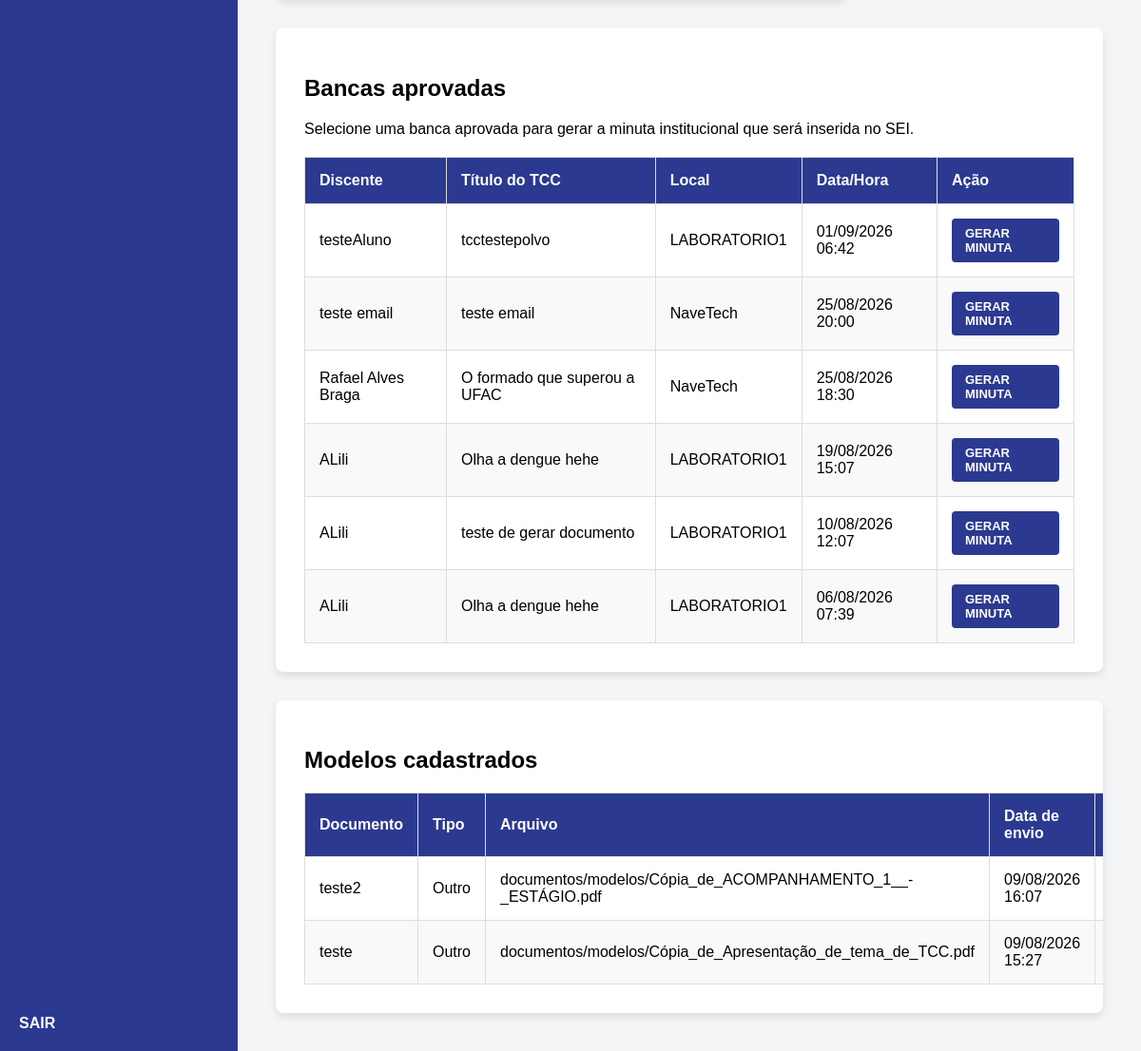
/documentos/ (signed in, lower part), run on an earlier commit of the app's database.
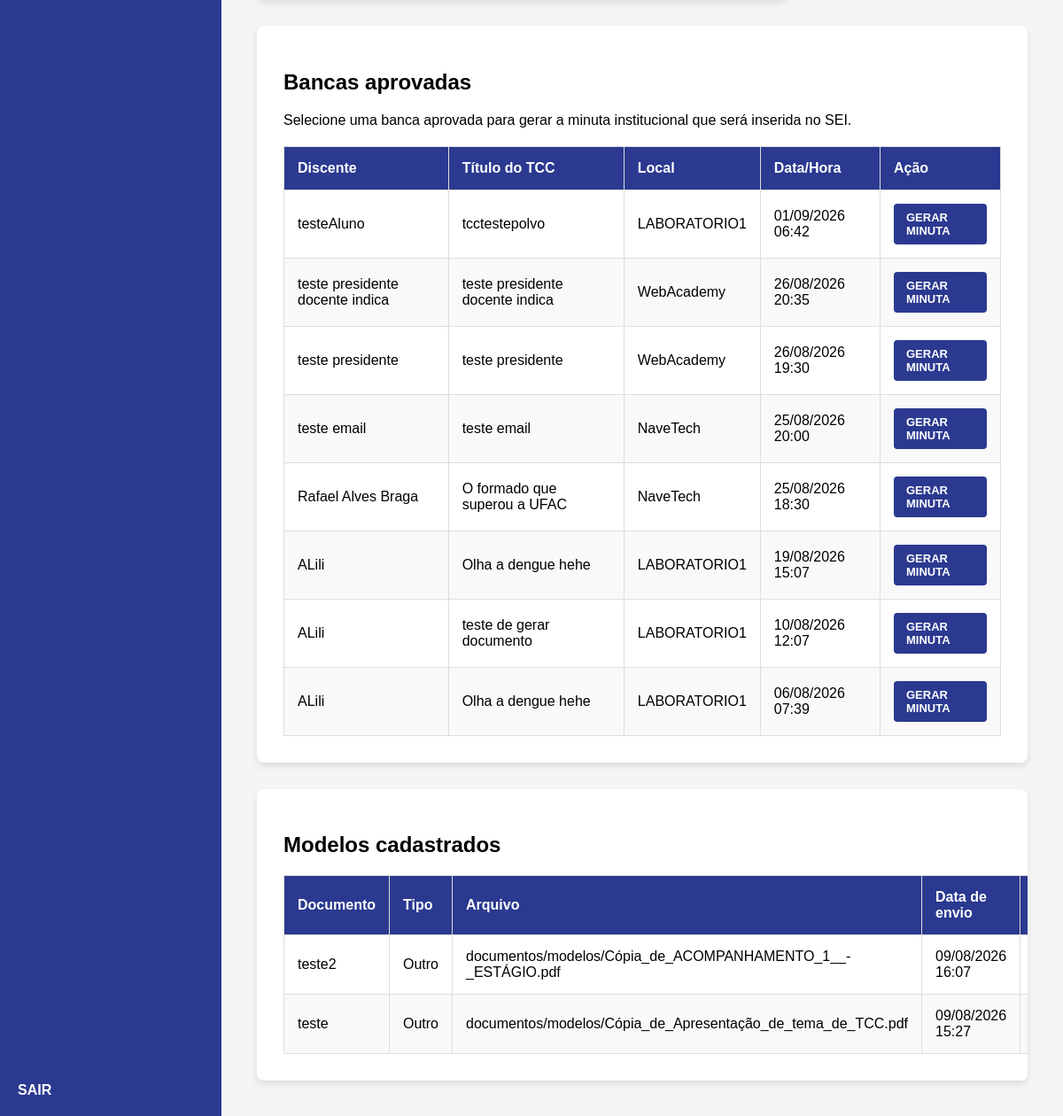
And on a later commit of the database.
### bancasapp/models.py (models this page shows, shortened)
class SolicitacaoAgendamento(models.Model):
    STATUS_SOLICITACAO = (
        ('EM_ANÁLISE', 'Em Análise'),
        ('APROVADA', 'Aprovada'),
        ('RECUSADA', 'Recusada'),
        ('EXPIRADA', 'Expirada'),
    )
    usuario_solicitante = models.ForeignKey(
        pUsuario,
        on_delete=models.CASCADE,
        related_name='solicitacoes_enviadas'
    )
    projeto_tcc = models.ForeignKey(
        ProjetoTCC,
        on_delete=models.CASCADE
    )
    espaco = models.ForeignKey(
        EspacoFisico,
        on_delete=models.PROTECT
    )
    opcao_data_inicio = models.DateTimeField()
    opcao_data_fim = models.DateTimeField()
    arquivo_tcc = models.FileField(
        upload_to='tcc/solicitacoes/%Y/%m/',
        validators=[
            FileExtensionValidator(
                allowed_extensions=['pdf']
            )
        ],
        blank=True,
        verbose_name='Arquivo do TCC'
    )
    status = models.CharField(
        max_length=15,
        choices=STATUS_SOLICITACAO,
        default='EM_ANÁLISE'
    )
    data_solicitacao = models.DateTimeField(
        default=timezone.now,
        editable=False
    )
    data_decisao = models.DateTimeField(
        null=True,
        blank=True,
        editable=False
    )
    decidida_por = models.ForeignKey(
        User,
        on_delete=models.SET_NULL,
        null=True,
        blank=True,
        related_name='solicitacoes_decididas',
        editable=False
    )
    motivo_decisao = models.TextField(
        blank=True
    )

class ProjetoTCC(models.Model):
    STATUS_TIPO = (
        ('EM_ANÁLISE', 'Em Análise'),
        ('APROVADO', 'Aprovado'),
        ('RECUSADA', 'Recusada'),
    )
    titulo = models.CharField(max_length=255)
    resumo = models.TextField()
    semestre_letivo = models.CharField(max_length=6)
    discente = models.ForeignKey(Discente, on_delete=models.CASCADE)
    status = models.CharField(max_length=15, choices=STATUS_TIPO, default='EM_ANÁLISE')

class Discente(models.Model):
    nome = models.CharField(max_length=255)
    matricula = models.CharField(max_length=11, unique=True)

class EspacoFisico(models.Model):
    nome = models.CharField(
        max_length=255
    )
    ativo = models.BooleanField(
        default=True
    )
    class Meta:
        ordering = ['nome']
        verbose_name = 'Espaço físico'
        verbose_name_plural = 'Espaços físicos'

class ModeloDocumento(models.Model):
    TIPOS_DOCUMENTO = (
        ('ATA_DEFESA', 'Ata de Defesa'),
        ('FICHA_AVALIACAO', 'Ficha de Avaliação'),
        ('OUTRO', 'Outro'),
    )
    nome = models.CharField(max_length=150)
    tipo = models.CharField(
        max_length=30,
        choices=TIPOS_DOCUMENTO
    )
    arquivo = models.FileField(
        upload_to='documentos/modelos/',
        validators=[
            FileExtensionValidator(
                allowed_extensions=['pdf', 'doc', 'docx', 'odt']
            )
        ]
    )
    enviado_por = models.ForeignKey(
        User,
        on_delete=models.SET_NULL,
        null=True,
        blank=True
    )
    data_upload = models.DateTimeField(auto_now_add=True)

### bancasapp/views.py (the view, shortened to what this page needs)
@usuario_interno_required
def documentos(request):
    eh_coordenacao = usuario_e_coordenacao(
        request.user or
        pUsuario.objects.filter(
            usuario=request.user,
            perfil='COORDENACAO'
        ).exists()
    )
    if request.method == 'POST':
        if not eh_coordenacao:
            messages.error(
                request,
                'Apenas a coordenação pode enviar documentos.'
            )
            return redirect('documentos')
        form = ModeloDocumentoForm(
            request.POST,
            request.FILES
        )
        if form.is_valid():
            modelo = form.save(commit=False)
            modelo.enviado_por = request.user
            modelo.save()
            messages.success(
                request,
                'Modelo de documento enviado com sucesso.'
            )
            return redirect('documentos')
    else:
        form = ModeloDocumentoForm()
    modelos = ModeloDocumento.objects.all().order_by('-data_upload')
    consulta_solicitacoes = (
    SolicitacaoAgendamento.objects
    .select_related(
        'projeto_tcc',
        'projeto_tcc__discente',
        'espaco',
        'usuario_solicitante',
        'usuario_solicitante__usuario',
    )
    .filter(
        status='APROVADA'
    )
)
    solicitacoes_aprovadas = (
        consulta_solicitacoes.order_by(
            '-opcao_data_inicio'
        )
    )
    contexto = {
        'form': form,
        'modelos': modelos,
        'eh_coordenacao': eh_coordenacao,
        'solicitacoes_aprovadas': solicitacoes_aprovadas,
    }
    return render(
        request,
        'documentos.html',
        contexto
    )

### bancasapp/permissions.py (called while the page is built, shortened)
def usuario_e_coordenacao(user):
    if not user.is_authenticated or not user.is_active:
        return False
    if user.is_superuser:
        return True
    return pUsuario.objects.filter(
        usuario=user,
        perfil='COORDENACAO'
    ).exists()

def usuario_interno_required(view_func):
    @login_required(login_url='login')
    @wraps(view_func)
    def wrapper(request, *args, **kwargs):
        usuario_permitido = (
            usuario_e_coordenacao(request.user)
            or usuario_e_docente(request.user)
        )
        if usuario_permitido:
            return view_func(
                request,
                *args,
                **kwargs
            )
    return wrapper

### templates/documentos.html (shortened to what this page needs)
{% extends 'base.html' %}
{% block content %}
<div class="table-container" style="margin-top: 30px;">
    <h2>Bancas aprovadas</h2>
    <p>
        Selecione uma banca aprovada para gerar
        a minuta institucional que será inserida no SEI.
    </p>
    {% if solicitacoes_aprovadas %}
        <table>
            <thead>
                <tr>
                    <th>Discente</th>
                    <th>Título do TCC</th>
                    <th>Local</th>
                    <th>Data/Hora</th>
                    <th>Ação</th>
                </tr>
            </thead>
            <tbody>
                {% for solicitacao in solicitacoes_aprovadas %}
                    <tr>
                        <td>
                            {{ solicitacao.projeto_tcc.discente.nome }}
                        </td>
                        <td>
                            {{ solicitacao.projeto_tcc.titulo }}
                        </td>
                        <td>
                            {{ solicitacao.espaco.nome }}
                        </td>
                        <td>
                            {{ solicitacao.opcao_data_inicio|date:"d/m/Y H:i" }}
                        </td>
                        <td>
                            <a
                                href="{% url 'gerar_pdf_banca' solicitacao.id %}"
                                class="btn-download"
                            >
                                GERAR MINUTA
                            </a>
                        </td>
                    </tr>
                {% endfor %}
            </tbody>
        </table>
    {% else %}
        <p>
            Nenhuma banca aprovada disponível.
        </p>
    {% endif %}
</div>
<div class="table-container" style="margin-top: 30px;">
    <h2>Modelos cadastrados</h2>
    {% if modelos %}
        <table>
            <thead>
                <tr>
                    <th>Documento</th>
                    <th>Tipo</th>
                    <th>Arquivo</th>
                    <th>Data de envio</th>
                    <th>Ação</th>
                </tr>
            </thead>
            <tbody>
                {% for modelo in modelos %}
                    <tr>
                        <td>
                            {{ modelo.nome }}
                        </td>
                        <td>
                            {{ modelo.get_tipo_display }}
                        </td>
                        <td>
                            {{ modelo.arquivo.name }}
                        </td>
                        <td>
                            {{ modelo.data_upload|date:"d/m/Y H:i" }}
                        </td>
                        <td>
                        </td>
                    </tr>
                {% endfor %}
            </tbody>
        </table>
    {% else %}
        <p>
            Nenhum modelo de documento foi cadastrado.
        </p>
    {% endif %}
</div>
{% endblock %}

What changed in the data, as far as the page shows it:
added SolicitacaoAgendamento: projeto_tcc.discente.nome "teste presidente docente indica", projeto_tcc.titulo "teste presidente docente indica", espaco.nome "WebAcademy", opcao_data_inicio "26/08/2026 20:35"
added SolicitacaoAgendamento: projeto_tcc.discente.nome "teste presidente", projeto_tcc.titulo "teste presidente", espaco.nome "WebAcademy", opcao_data_inicio "26/08/2026 19:30"
